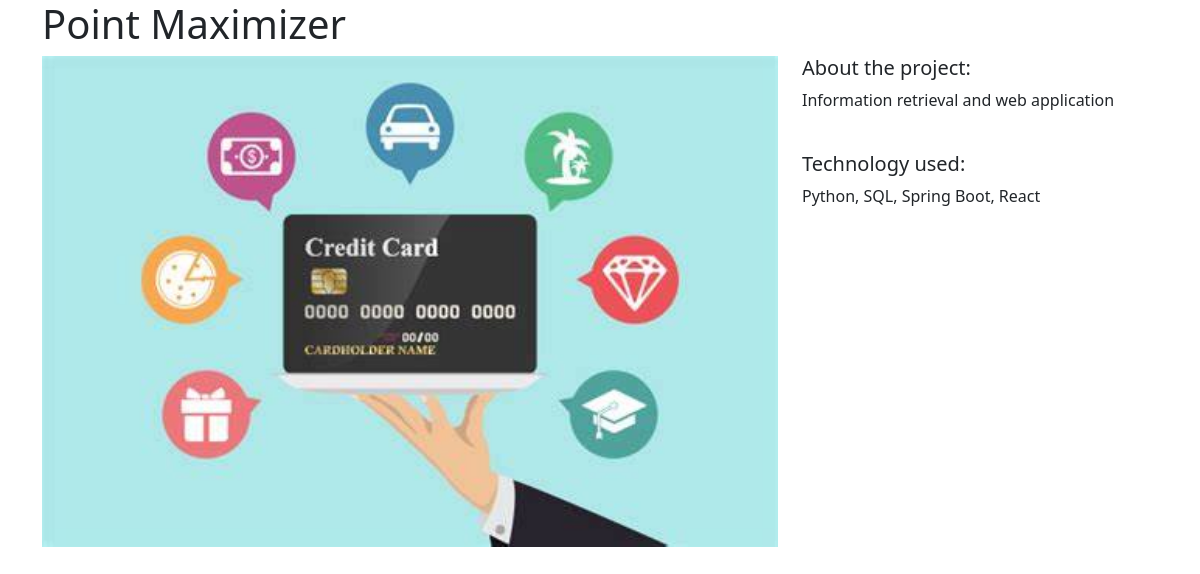
/projects/3/, run on the app's committed database.
### projects/models.py (models this page shows)
class Project(models.Model):
    title = models.CharField(max_length=100)
    description = models.TextField()
    technology = models.CharField(max_length=50)
    image = models.FileField(upload_to="project_images/", blank=True)

### projects/views.py (the view)
# urls.py: path("<int:pk>/", views.project_detail, name="project_detail"),
def project_detail(request, pk):
    project = Project.objects.get(pk=pk)
    context = {
        "project": project
    }
    return render(request, "projects/project_detail.html", context)

### projects/templates/projects/project_detail.html
{% extends "base.html" %}
{% block page_content %}
<h1>{{ project.title }}</h1>
<div class="row">
    <div class="col-md-8">
        {% if project.image %}
            <img src="{{ project.image.url }}" width="100%">
        {% endif %}
    </div>
    <div class="col-md-4">
        <h5>About the project:</h5>
        <p>{{ project.description }}</p>
        <br>
        <h5>Technology used:</h5>
        <p>{{ project.technology }}</p>
    </div>
</div>
{% endblock page_content %}

### data on the page
Project: image (picture), description "Information retrieval and web application", technology "Python, SQL, Spring Boot, React"
